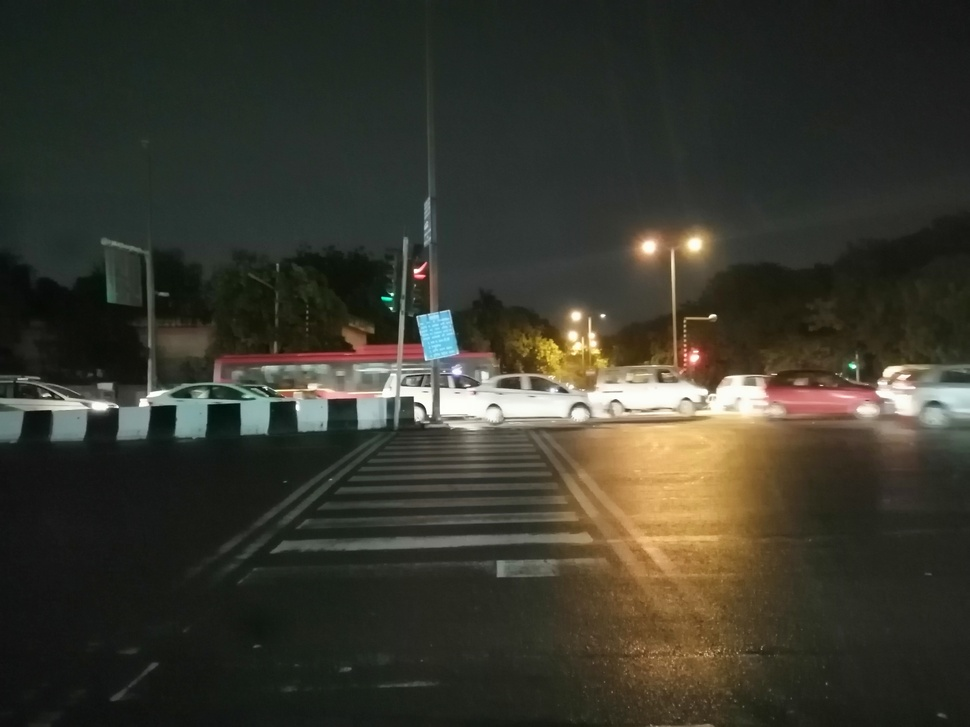
#> input picture Images/IMG_20190225_202944.jpg, 970 x 727 px, shrunk from 3968 x 2976 before the run; its folder holds 4 pictures in this run
$ python mix.py
#> lines starting #> are read from the running program, lines starting #| are printed output that depends on the picture
from glob import glob
from PIL import Image
import os
images = []
image_names = []
for img in glob("./Images/*.jpg"):
	image_names.append(img)
	images.append(Image.open(img))

base_image = images[0]
#> base_image is the input picture: PIL image 970x727 RGB; mean R, G, B 56.9, 56.2, 45.7
for image in images:
	base_image = Image.blend(base_image, image, 0.6)
#> this loop made 4 passes
#> pass 3, `base_image = Image.blend(base_image, image, 0.6)`:
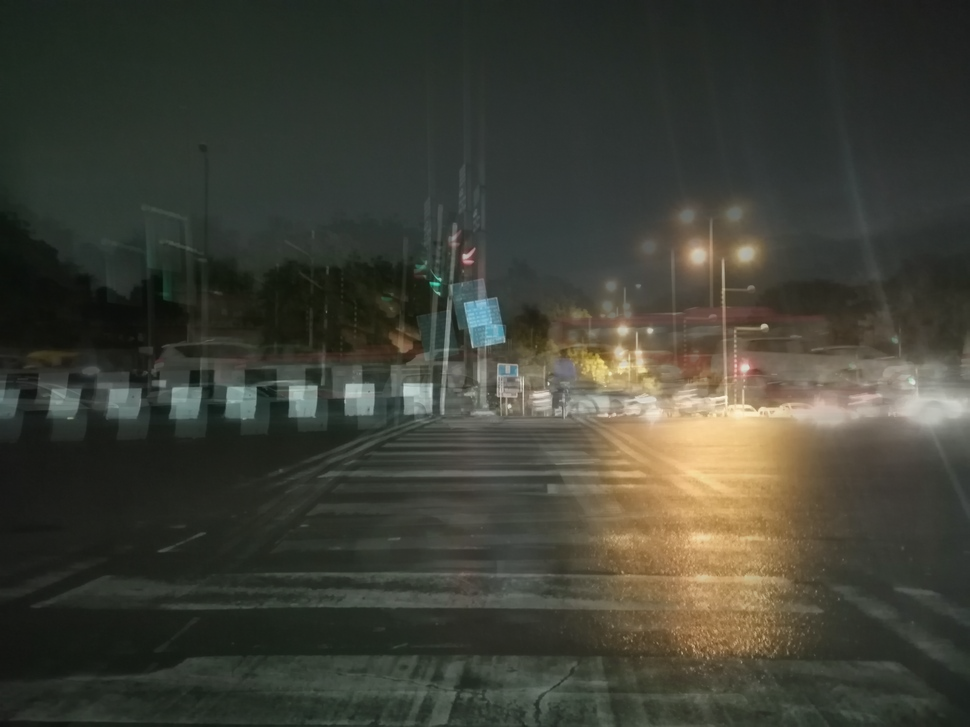
#> base_image: PIL image 970x727 RGB; mean R, G, B 63, 64.1, 54
#> after the loop:
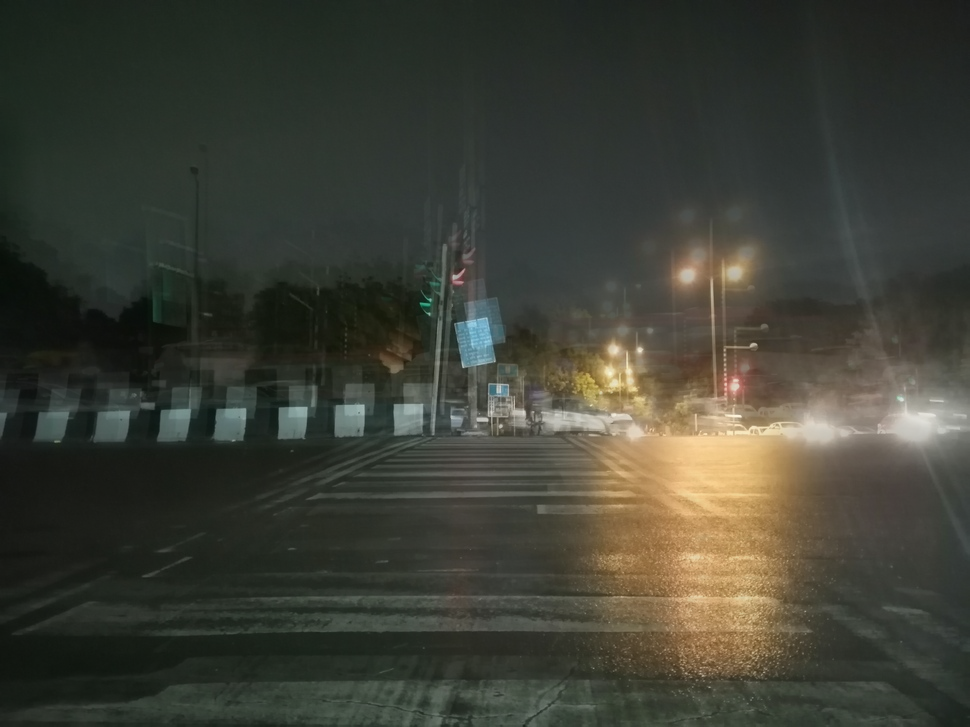
#> base_image: PIL image 970x727 RGB; mean R, G, B 62, 63.5, 53.4

base_image_2 = images[-1]
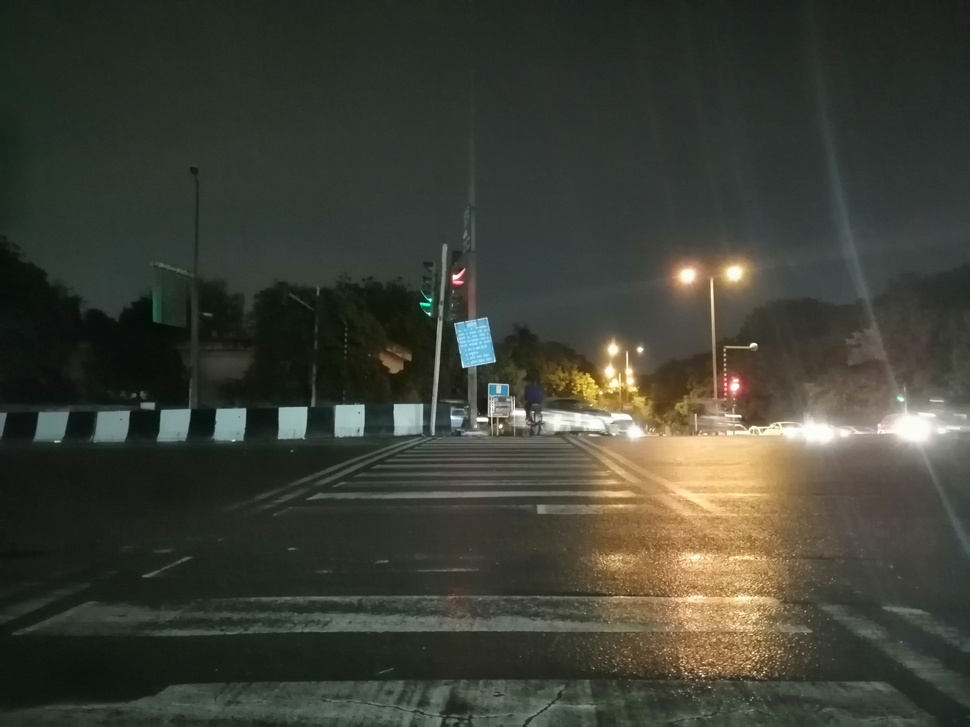
#> base_image_2: PIL image 970x727 RGB; mean R, G, B 62, 63.8, 53.7
for image in reversed(images):
	base_image_2 = Image.blend(base_image_2, image, 0.6)
#> this loop made 4 passes
#> pass 3, `base_image_2 = Image.blend(base_image_2, image, 0.6)`:
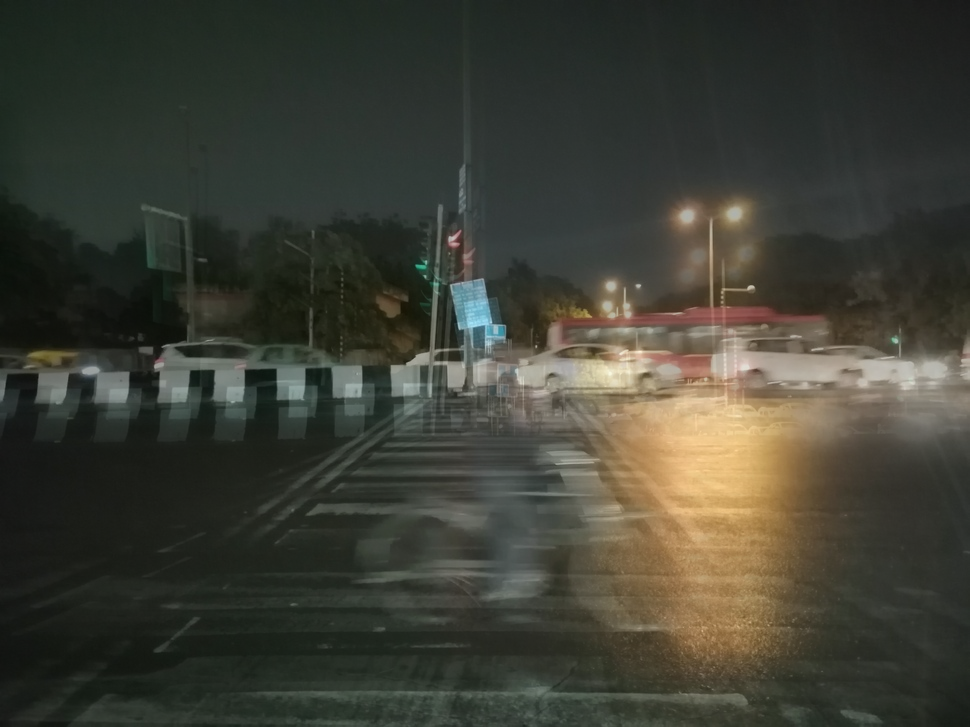
#> base_image_2: PIL image 970x727 RGB; mean R, G, B 62.1, 63, 52.9
#> after the loop:
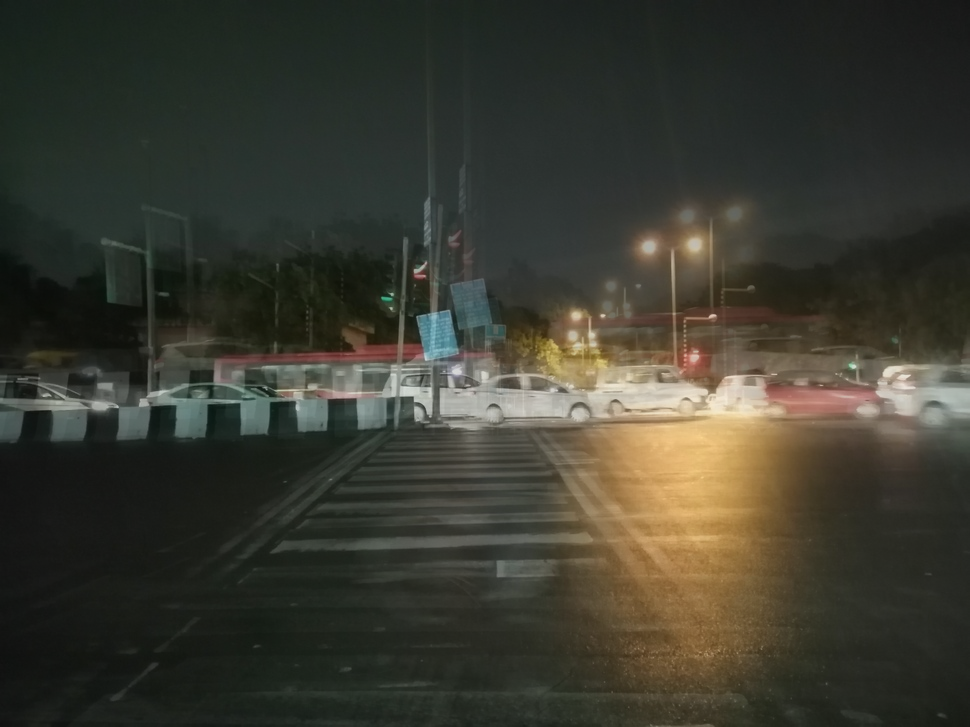
#> base_image_2: PIL image 970x727 RGB; mean R, G, B 58.6, 58.5, 48.2

base_image_x = Image.blend(base_image, base_image_2, 0.5)
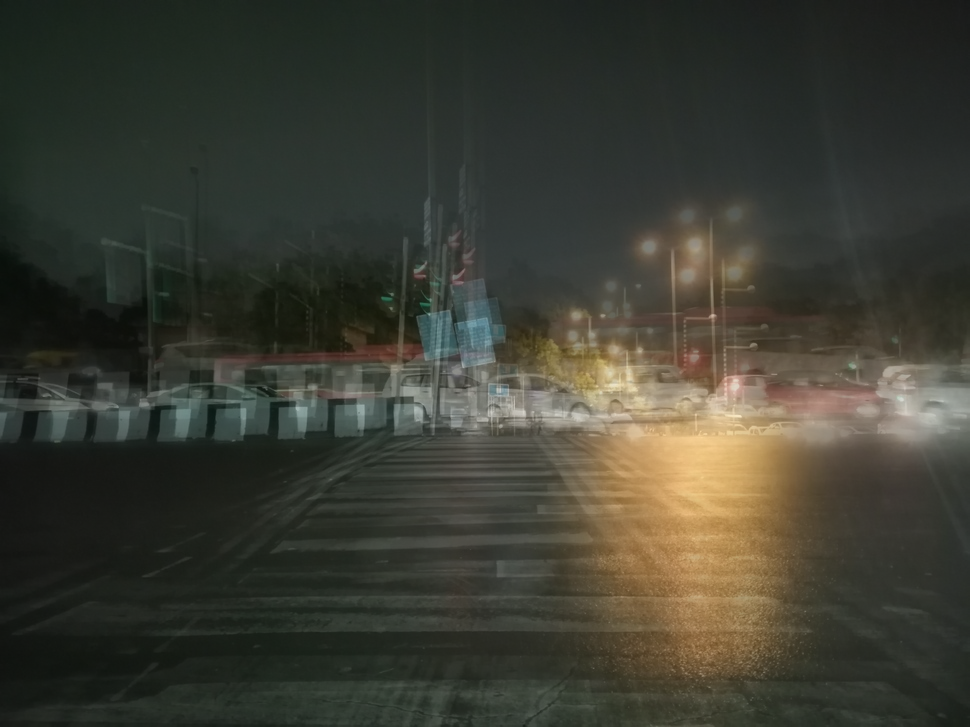
#> base_image_x: PIL image 970x727 RGB; mean R, G, B 60, 60.8, 50.5
base_image_y = Image.blend(base_image_2, base_image, 0.5)
base_image_xy = Image.blend(base_image_x, base_image_y, 0.5)
base_image_xy.save(img[9:-8]+'.jpg')
